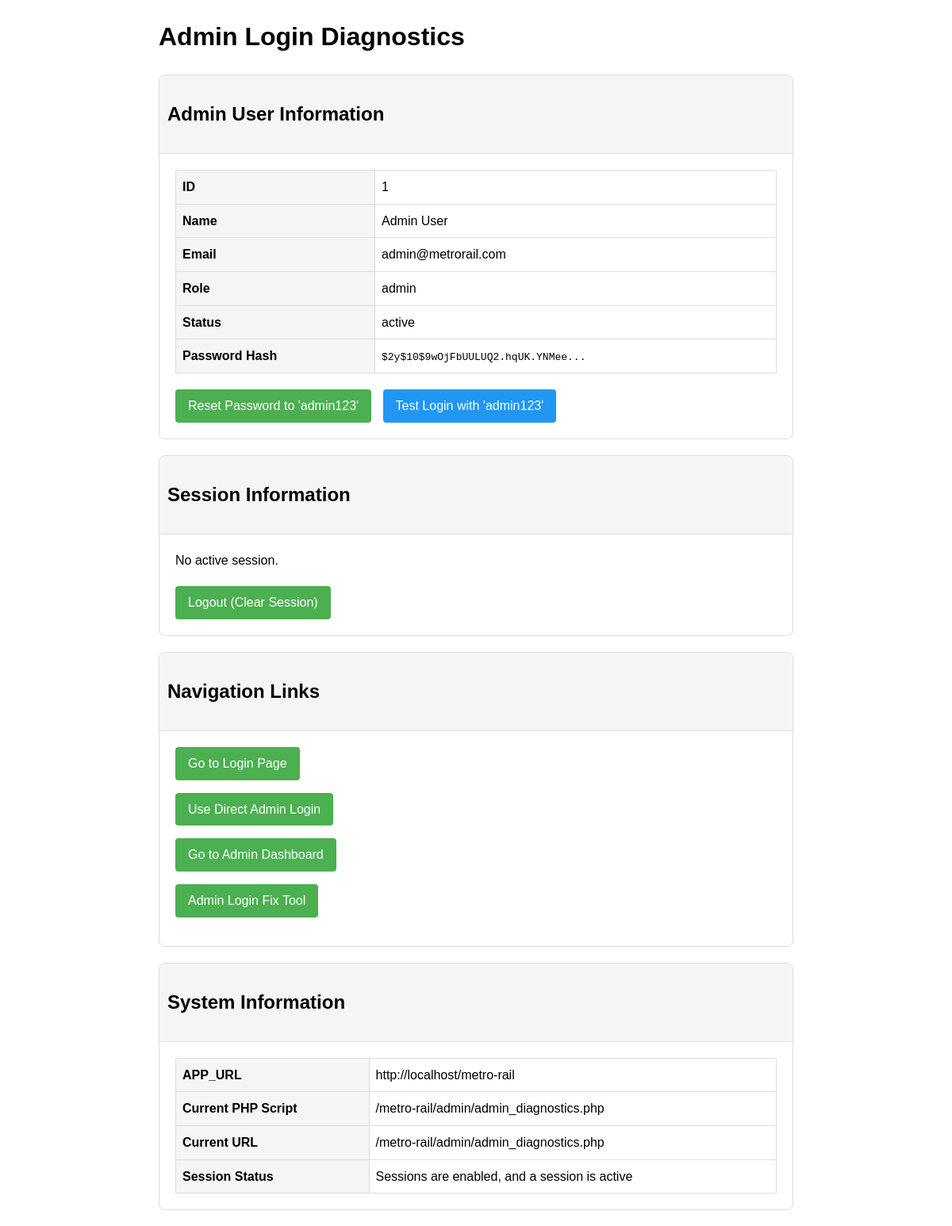
The app's page /admin/admin_diagnostics.php with its own data.
### tables this page shows
CREATE TABLE `users` (
  `id` int(11) NOT NULL,
  `name` varchar(100) NOT NULL,
  `email` varchar(100) NOT NULL,
  `phone` varchar(20) NOT NULL,
  `password` varchar(255) NOT NULL,
  `role` enum('admin','staff','user') NOT NULL DEFAULT 'user',
  `status` enum('active','inactive','blocked') NOT NULL DEFAULT 'active',
  `created_at` datetime NOT NULL,
  `updated_at` datetime DEFAULT NULL
);

### includes/db.php (called while the page is built, shortened)
<?php
try {
    $conn = new mysqli(DB_HOST, DB_USER, DB_PASS, DB_NAME);
} catch (mysqli_sql_exception $e) {
    if (DEBUG_MODE) {
        die('Database Connection Failed: ' . $e->getMessage());
    } else {
        die('Database Connection Failed. Please try again later.');
    }
}
$conn->set_charset('utf8');
function executeQuery($sql, $params = []) {
    global $conn;
    $stmt = $conn->prepare($sql);
    $stmt->execute();
    $result = $stmt->get_result();
    return $result;
}
function fetchRow($sql, $params = []) {
    $result = executeQuery($sql, $params);
    if ($result && $result->num_rows > 0) {
        return $result->fetch_assoc();
    }
    return null;
}

### admin/admin_diagnostics.php (the view, shortened to what this page needs)
<?php
require_once '../includes/db.php';
$admin = fetchRow("SELECT * FROM users WHERE role = 'admin' LIMIT 1");
?>
<!DOCTYPE html>
<html>
<head>
</head>
<body>
    <div class="container">
        <h1>Admin Login Diagnostics</h1>
        <div class="card">
            <div class="card-header">
                <h2>Admin User Information</h2>
            </div>
            <?php if ($admin): ?>
                <table>
                    <tr>
                        <th>ID</th>
                        <td><?php echo $admin['id']; ?></td>
                    </tr>
                    <tr>
                        <th>Name</th>
                        <td><?php echo htmlspecialchars($admin['name']); ?></td>
                    </tr>
                    <tr>
                        <th>Email</th>
                        <td><?php echo htmlspecialchars($admin['email']); ?></td>
                    </tr>
                    <tr>
                        <th>Role</th>
                        <td><?php echo $admin['role']; ?></td>
                    </tr>
                    <tr>
                        <th>Status</th>
                        <td><?php echo $admin['status']; ?></td>
                    </tr>
                    <tr>
                        <th>Password Hash</th>
                        <td><code><?php echo htmlspecialchars(substr($admin['password'], 0, 30)) . '...'; ?></code></td>
                    </tr>
                </table>
                <div style="margin-top: 20px;">
                    <a href="?reset=true" class="button">Reset Password to 'admin123'</a>
                    <a href="?test_login=true" class="button secondary">Test Login with 'admin123'</a>
                </div>
            <?php else: ?>
                <p class="error">No admin user found in the database!</p>
            <?php endif; ?>
        </div>
        <div class="card">
            <div class="card-header">
                <h2>Session Information</h2>
            </div>
            <?php if (!empty($_SESSION)): ?>
                <pre><?php print_r($_SESSION); ?></pre>
                <p>isLoggedIn(): <?php echo isLoggedIn() ? '<span class="success">true</span>' : '<span class="error">false</span>'; ?></p>
                <p>isAdmin(): <?php echo isAdmin() ? '<span class="success">true</span>' : '<span class="error">false</span>'; ?></p>
            <?php else: ?>
                <p>No active session.</p>
            <?php endif; ?>
            <div style="margin-top: 20px;">
                <a href="../logout.php" class="button">Logout (Clear Session)</a>
            </div>
        </div>
        <div class="card">
            <div class="card-header">
                <h2>Navigation Links</h2>
            </div>
            <p><a href="../login.php" class="button">Go to Login Page</a></p>
            <p><a href="../direct_admin_login.php" class="button">Use Direct Admin Login</a></p>
            <p><a href="index.php" class="button">Go to Admin Dashboard</a></p>
            <p><a href="fix_admin_login.php" class="button">Admin Login Fix Tool</a></p>
        </div>
        <div class="card">
            <div class="card-header">
                <h2>System Information</h2>
            </div>
            <table>
                <tr>
                    <th>APP_URL</th>
                    <td><?php echo APP_URL; ?></td>
                </tr>
                <tr>
                    <th>Current PHP Script</th>
                    <td><?php echo $_SERVER['SCRIPT_NAME']; ?></td>
                </tr>
                <tr>
                    <th>Current URL</th>
                    <td><?php echo $_SERVER['REQUEST_URI']; ?></td>
                </tr>
                <tr>
                    <th>Session Status</th>
                    <td>
                        <?php
                        switch (session_status()) {
                            case PHP_SESSION_ACTIVE:
                                echo 'Sessions are enabled, and a session is active';
                                break;
                        }
                        ?>
                    </td>
                </tr>
            </table>
        </div>
    </div>
</body>
</html>

### admin/admin_diagnostics.php (style rules this page uses)
body { font-family: Arial, sans-serif; margin: 20px; line-height: 1.6; }
.container { max-width: 800px; margin: 0 auto; }
.card { border: 1px solid #ddd; border-radius: 8px; padding: 20px; margin-bottom: 20px; }
.card-header { background-color: #f5f5f5; padding: 10px; border-bottom: 1px solid #ddd; margin: -20px -20px 20px; border-radius: 8px 8px 0 0; }
table { border-collapse: collapse; width: 100%; }
th, td { border: 1px solid #ddd; padding: 8px; text-align: left; }
th { background-color: #f5f5f5; }
.button { display: inline-block; background-color: #4CAF50; color: white; padding: 8px 16px; text-decoration: none; border-radius: 4px; margin-right: 10px; }
.button.secondary { background-color: #2196F3; }

### records on screen
users: id "1", name "Admin User", email "admin@metrorail.com", role "admin", status "active", password "$2y$10$9wOjFbUULUQ2.hqUK.YNMee"

### other values on screen
APP_URL "http://localhost/metro-rail"
$_SERVER['SCRIPT_NAME'] "/metro-rail/admin/admin_diagnostics.php"
$_SERVER['REQUEST_URI'] "/metro-rail/admin/admin_diagnostics.php"
